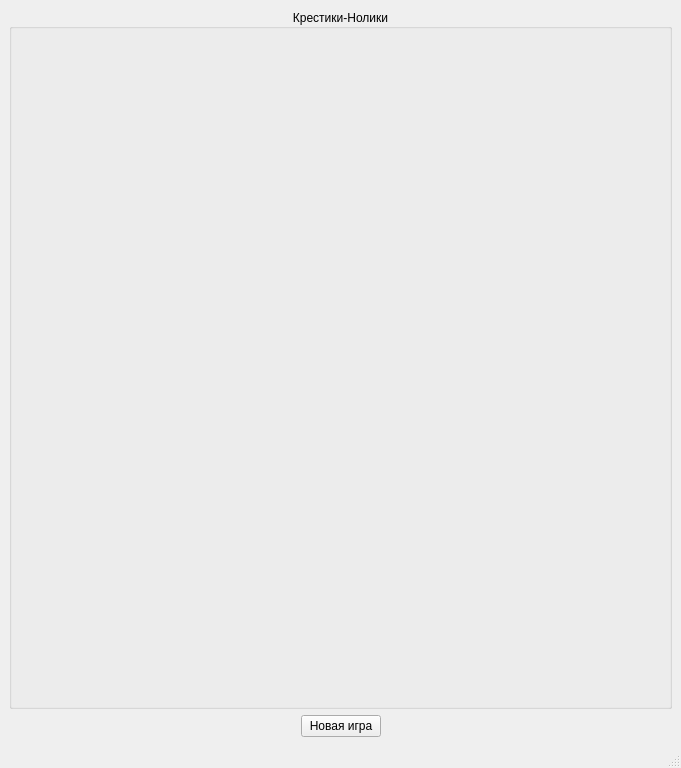
<?xml version="1.0" encoding="UTF-8"?>
<ui version="4.0">
 <class>MainWindow</class>
 <widget class="QMainWindow" name="MainWindow">
  <property name="geometry">
   <rect>
    <x>0</x>
    <y>0</y>
    <width>681</width>
    <height>768</height>
   </rect>
  </property>
  <property name="windowTitle">
   <string>MainWindow</string>
  </property>
  <widget class="QWidget" name="centralwidget">
   <layout class="QGridLayout" name="gridLayout_2">
    <item row="1" column="1">
     <widget class="QPushButton" name="buttonNewGame">
      <property name="text">
       <string>Новая игра</string>
      </property>
     </widget>
    </item>
    <item row="1" column="0">
     <spacer name="horizontalSpacer">
      <property name="orientation">
       <enum>Qt::Horizontal</enum>
      </property>
      <property name="sizeHint" stdset="0">
       <size>
        <width>40</width>
        <height>20</height>
       </size>
      </property>
     </spacer>
    </item>
    <item row="1" column="2">
     <spacer name="horizontalSpacer_2">
      <property name="orientation">
       <enum>Qt::Horizontal</enum>
      </property>
      <property name="sizeHint" stdset="0">
       <size>
        <width>40</width>
        <height>20</height>
       </size>
      </property>
     </spacer>
    </item>
    <item row="0" column="0" colspan="3">
     <widget class="QGroupBox" name="groupBox">
      <property name="title">
       <string>Крестики-Нолики</string>
      </property>
      <property name="alignment">
       <set>Qt::AlignCenter</set>
      </property>
      <layout class="QGridLayout" name="gridLayout">
       <item row="0" column="1">
        <widget class="QLabel" name="labelX2Y1">
         <property name="frameShape">
          <enum>QFrame::NoFrame</enum>
         </property>
         <property name="text">
          <string/>
         </property>
         <property name="pixmap">
          <pixmap resource="Res.qrc">:/img/empty.png</pixmap>
         </property>
         <property name="alignment">
          <set>Qt::AlignCenter</set>
         </property>
        </widget>
       </item>
       <item row="1" column="1">
        <widget class="QLabel" name="labelX2Y2">
         <property name="frameShape">
          <enum>QFrame::NoFrame</enum>
         </property>
         <property name="text">
          <string/>
         </property>
         <property name="pixmap">
          <pixmap resource="Res.qrc">:/img/empty.png</pixmap>
         </property>
         <property name="alignment">
          <set>Qt::AlignCenter</set>
         </property>
        </widget>
       </item>
       <item row="0" column="2">
        <widget class="QLabel" name="labelX3Y1">
         <property name="frameShape">
          <enum>QFrame::NoFrame</enum>
         </property>
         <property name="text">
          <string/>
         </property>
         <property name="pixmap">
          <pixmap resource="Res.qrc">:/img/empty.png</pixmap>
         </property>
         <property name="alignment">
          <set>Qt::AlignCenter</set>
         </property>
        </widget>
       </item>
       <item row="2" column="2">
        <widget class="QLabel" name="labelX3Y3">
         <property name="frameShape">
          <enum>QFrame::NoFrame</enum>
         </property>
         <property name="text">
          <string/>
         </property>
         <property name="pixmap">
          <pixmap resource="Res.qrc">:/img/empty.png</pixmap>
         </property>
         <property name="alignment">
          <set>Qt::AlignCenter</set>
         </property>
        </widget>
       </item>
       <item row="2" column="0">
        <widget class="QLabel" name="labelX1Y3">
         <property name="frameShape">
          <enum>QFrame::NoFrame</enum>
         </property>
         <property name="text">
          <string/>
         </property>
         <property name="pixmap">
          <pixmap resource="Res.qrc">:/img/empty.png</pixmap>
         </property>
         <property name="alignment">
          <set>Qt::AlignCenter</set>
         </property>
        </widget>
       </item>
       <item row="1" column="2">
        <widget class="QLabel" name="labelX3Y2">
         <property name="frameShape">
          <enum>QFrame::NoFrame</enum>
         </property>
         <property name="text">
          <string/>
         </property>
         <property name="pixmap">
          <pixmap resource="Res.qrc">:/img/empty.png</pixmap>
         </property>
         <property name="alignment">
          <set>Qt::AlignCenter</set>
         </property>
        </widget>
       </item>
       <item row="0" column="0">
        <widget class="QLabel" name="labelX1Y1">
         <property name="styleSheet">
          <string notr="true">border-color: rgb(0, 0, 0);</string>
         </property>
         <property name="frameShape">
          <enum>QFrame::NoFrame</enum>
         </property>
         <property name="text">
          <string/>
         </property>
         <property name="pixmap">
          <pixmap resource="Res.qrc">:/img/empty.png</pixmap>
         </property>
         <property name="alignment">
          <set>Qt::AlignCenter</set>
         </property>
        </widget>
       </item>
       <item row="2" column="1">
        <widget class="QLabel" name="labelX2Y3">
         <property name="frameShape">
          <enum>QFrame::NoFrame</enum>
         </property>
         <property name="text">
          <string/>
         </property>
         <property name="pixmap">
          <pixmap resource="Res.qrc">:/img/empty.png</pixmap>
         </property>
         <property name="alignment">
          <set>Qt::AlignCenter</set>
         </property>
        </widget>
       </item>
       <item row="1" column="0">
        <widget class="QLabel" name="labelX1Y2">
         <property name="frameShape">
          <enum>QFrame::NoFrame</enum>
         </property>
         <property name="text">
          <string/>
         </property>
         <property name="pixmap">
          <pixmap resource="Res.qrc">:/img/empty.png</pixmap>
         </property>
         <property name="alignment">
          <set>Qt::AlignCenter</set>
         </property>
        </widget>
       </item>
      </layout>
     </widget>
    </item>
   </layout>
  </widget>
  <widget class="QMenuBar" name="menubar">
   <property name="geometry">
    <rect>
     <x>0</x>
     <y>0</y>
     <width>681</width>
     <height>26</height>
    </rect>
   </property>
  </widget>
  <widget class="QStatusBar" name="statusbar"/>
 </widget>
 <resources>
  <include location="Res.qrc"/>
 </resources>
 <connections/>
</ui>
